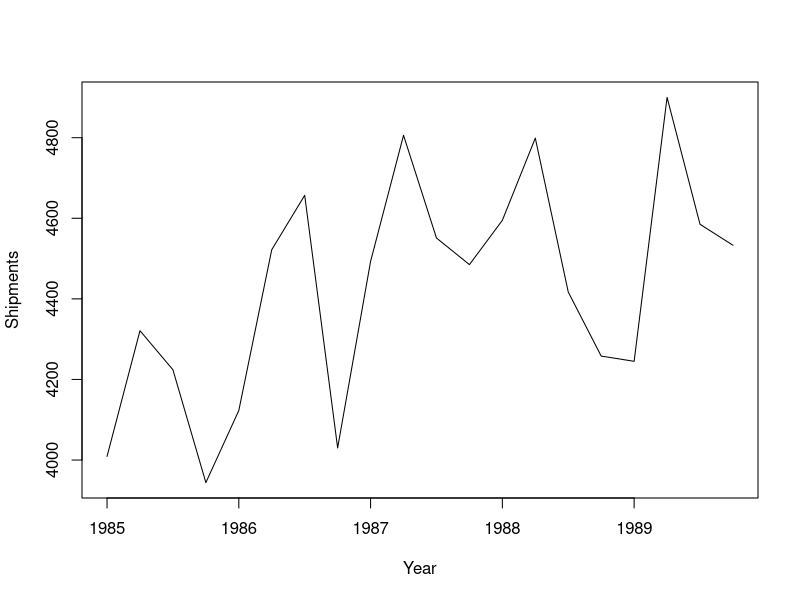
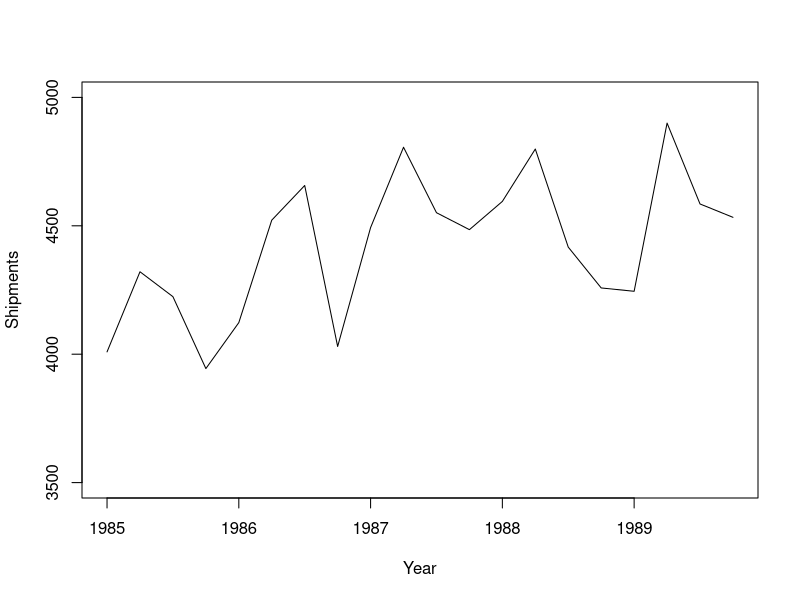

R code for these plots, in order:
# 03/05/2020 제출
ship.df <- read.csv("ApplianceShipments.csv")
View(ship.df)

# (1)	시계열 차트
library(forecast)
shipment.ts <- ts(ship.df$Shipments, start = c(1985,1), end = c(1989,4), freq = 4)
shipment.ts
plot(shipment.ts, xlab = "Year", ylab = "Shipments")

# (2)	y축의 값을 3500~5000범위로 바꾸기
plot(shipment.ts, xlab = "Year", ylab = "Shipments", ylim = c(3500,5000))
